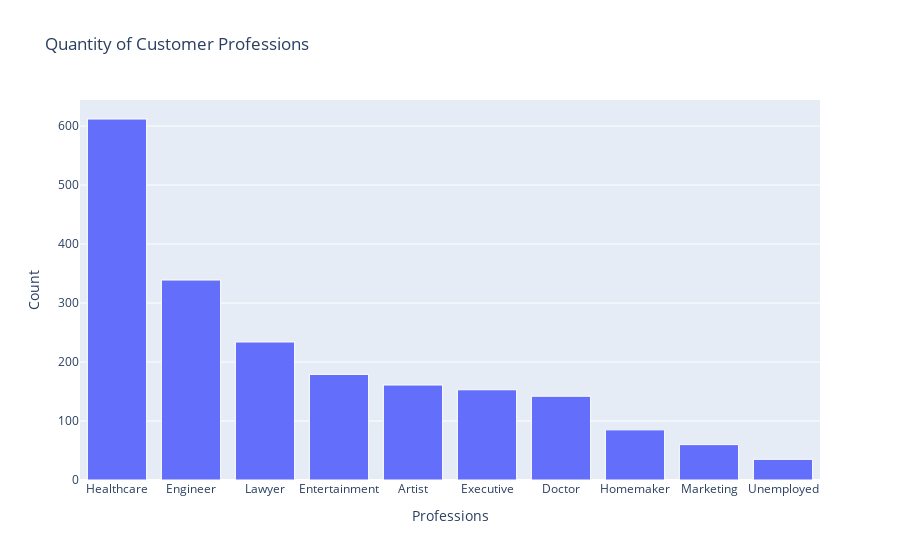

The cell this chart's notebook holds for it:
### Code cell
# Plotly equivalent

fig = px.bar(customers, x=profession_labels, y=profession_count, 
             labels = {'x': 'Professions', 'y': 'Count'}, title='Quantity of Customer Professions')
fig.update_traces(marker_line_width=1, marker_line_color='white')

fig.show()

### Figure 1 — Plotly figure (JSON) as saved in the notebook; plotly's stock layout.template omitted (floating-point values rounded to 4 significant figures)
{"data": [{"alignmentgroup": "True", "hovertemplate": "Professions=%{x}<br>Count=%{y}<extra></extra>", "legendgroup": "", "marker": {"color": "#636efa", "line": {"color": "white", "width": 1}, "pattern": {"shape": ""}}, "name": "", "offsetgroup": "", "orientation": "v", "showlegend": false, "textposition": "auto", "type": "bar", "x": ["Healthcare", "Engineer", "Lawyer", "Entertainment", "Artist", "Executive", "Doctor", "Homemaker", "Marketing", "Unemployed"], "xaxis": "x", "y": [612, 339, 234, 179, 161, 153, 142, 85, 60, 35], "yaxis": "y"}], "layout": {"barmode": "relative", "legend": {"tracegroupgap": 0}, "title": {"text": "Quantity of Customer Professions"}, "xaxis": {"anchor": "y", "domain": [0, 1], "title": {"text": "Professions"}}, "yaxis": {"anchor": "x", "domain": [0, 1], "title": {"text": "Count"}}}}
